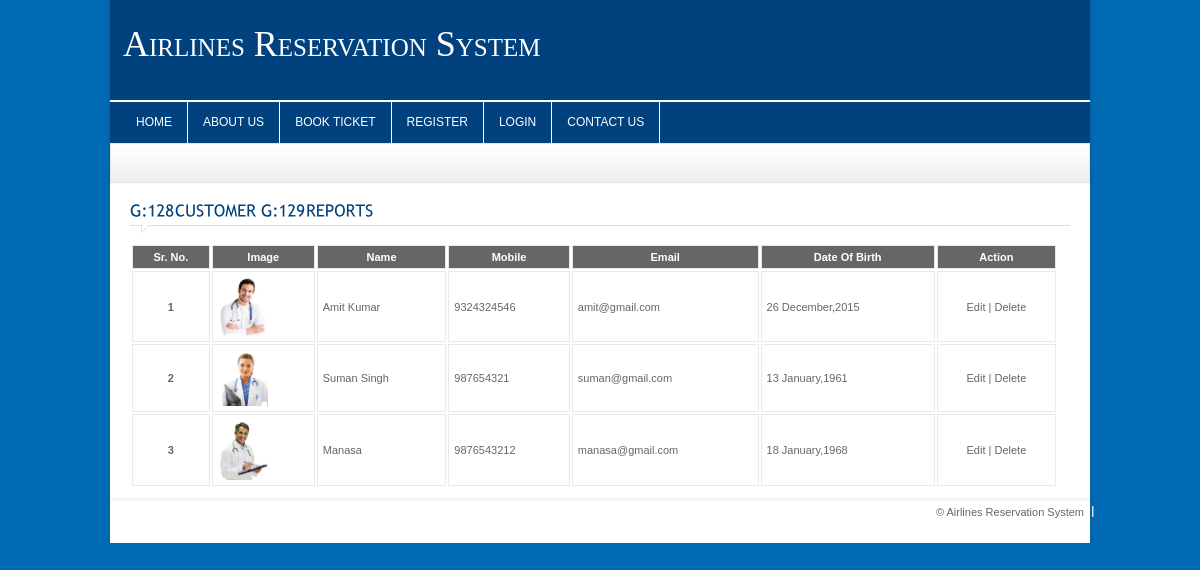
/airlines_reservation_system/user-report.php?type=2, run on the app's committed database.
### tables this page shows
CREATE TABLE `user` (
  `user_id` int(11) NOT NULL,
  `user_level_id` varchar(255) NOT NULL DEFAULT '2',
  `user_username` varchar(255) NOT NULL,
  `user_password` varchar(255) NOT NULL,
  `user_name` varchar(255) NOT NULL,
  `user_add1` varchar(255) NOT NULL,
  `user_add2` varchar(255) NOT NULL,
  `user_city` varchar(255) NOT NULL,
  `user_state` varchar(255) NOT NULL,
  `user_country` varchar(255) NOT NULL,
  `user_email` varchar(255) NOT NULL,
  `user_mobile` varchar(255) NOT NULL,
  `user_gender` varchar(255) NOT NULL,
  `user_dob` varchar(255) NOT NULL,
  `user_image` varchar(255) NOT NULL
);

### airlines_reservation_system/includes/functions.php (called while the page is built, shortened)
<?php
$SERVER_PATH = "http://127.0.0.1/airlines_reservation_system/";
?>

### airlines_reservation_system/user-report.php (the view, shortened to what this page needs)
<?php
	include_once("includes/header.php");
	include_once("includes/db_connect.php");
	$SQL="SELECT * FROM user WHERE user_level_id = '$_REQUEST[type]'";
	$rs=mysqli_query($con,$SQL) or die(mysqli_error($con));
	if($_REQUEST['type'] == 2) $heading = "Customer";
	global $SERVER_PATH;
?>
	<div class="crumb">
    </div>
	<div id="content_sec">
		<div class="col1" style="width:100%">
		<div class="contact">
			<h4 class="heading colr"><?=$heading?> Reports</h4>
			<form name="frm_user" action="lib/user.php" method="post">
				<div class="static">
					<table style="width:100%">
					  <tbody>
					  <tr class="tablehead bold">
						<td scope="col">Sr. No.</td>
						<td scope="col">Image</td>
						<td scope="col">Name</td>
						<td scope="col">Mobile</td>
						<td scope="col">Email</td>
						<td scope="col">Date Of Birth</td>
						<td scope="col">Action</td>
					  </tr>
					<?php
					$sr_no=1;
					while($data = mysqli_fetch_assoc($rs))
					{
					?>
					  <tr>
						<td style="text-align:center; font-weight:bold;"><?=$sr_no++?></td>
						<td><img src="<?=$SERVER_PATH.'uploads/'.$data[user_image]?>" style="heigh:50px; width:50px"></td>
						<td><?=$data[user_name]?></td>
						<td><?=$data[user_mobile]?></td>
						<td><?=$data[user_email]?></td>
						<td><?=$data[user_dob]?></td>
						<td style="text-align:center"><a href="user.php?user_id=<?php echo $data[user_id] ?>">Edit</a> | <a href="Javascript:delete_user(<?=$data[user_id]?>)">Delete</a> </td>
					  </tr>
					<?php } ?>
					</tbody>
					</table>
				</div>
			</form>
		</div>
		</div>
	</div>
<?php include_once("includes/footer.php"); ?>

### airlines_reservation_system/includes/header.php (shortened to what this page needs)
<?php
	include_once("functions.php");
?>
<!DOCTYPE html PUBLIC "-//W3C//DTD XHTML 1.0 Transitional//EN" "http://www.w3.org/TR/xhtml1/DTD/xhtml1-transitional.dtd">
<html xmlns="http://www.w3.org/1999/xhtml">
<head>
<link rel="stylesheet" type="text/css" href="./css/style.css" />
<link rel="stylesheet" type="text/css" href="./css/ddsmoothmenu.css" />
<link rel="stylesheet" type="text/css" href="./css/contentslider.css" />
<link rel="stylesheet" type="text/css" href="./css/jquery.fancybox-1.3.1.css" />
<link rel="stylesheet" type="text/css" href="./css/slider.css" />
<link rel="stylesheet" type="text/css" href="./css/jquery-ui.css">
<link href='fullcalendar/fullcalendar.css' rel='stylesheet' />
<link href='fullcalendar/fullcalendar.print.css' rel='stylesheet' media='print' />
</head>
<body>
<div id="wrapper_sec">
	<div id="masthead">
    	<div class="logo">
        	<a href="./index.php" class="logo-custom">Airlines Reservation System</a>
        </div>
		<?php if($_SESSION['login']) { ?>
        <div class="slogan" style="color:#ffffff; font-weight:bold; font-size:14px;">Welcome <?=$_SESSION['user_details']['user_name']?></div>
		<?php } else { ?>
		<div class="slogan"></div>
		<?php } ?>
            <div class="navigation">
            	<div id="smoothmenu1" class="ddsmoothmenu">
                    <ul>
                    <li><a href="./index.php">Home</a></li>
                    <li><a href="./about.php">About Us</a></li>
                    <li><a href="./search.php">Book Ticket</a></li>
                    <?php if($_SESSION['login'] != 1) {?>
						<li><a href="./user.php?type=2">Register</a></li>
					<?php } if($_SESSION['user_details']['user_level_id'] == 2) {?>
					<?php } if($_SESSION['login'] == 1) {?>
						<li><a href="./user.php?user_id=<?php echo $_SESSION['user_details']['user_id']; ?>">My Account</a></li>
						<li><a href="change-password.php">Change Password</a></li>
						<li><a href="./lib/login.php?act=logout">Logout</a></li>
					<?php } else { ?>
						<li><a href="./login.php">Login</a></li>
						<li><a href="./contact.php">Contact Us</a></li>
					<?php }?>
                    </ul>
                    <br style="clear: left" />
                    </div>
            </div>
    </div>

### airlines_reservation_system/includes/footer.php (shortened to what this page needs)
<div id="footer">
    <ul class="right">
    	<li>© Airlines Reservation System</li>
    </ul>
</div>
</body>
</html>

### airlines_reservation_system/css/style.css (style rules this page uses)
* { padding:0px; margin:0px; }
body { background-color:#006bb3; font-family:Arial, Helvetica, sans-serif; font-size:11px; color:#666666; float:left; width:100%; }
a { text-decoration:none; outline:none; color:#666666; }
.bold { font-weight:bold; }
.colr { color:#01427e !important; }
h4 { font-size:16px; font-weight:normal; }
.right { float:right !important; }
.heading { padding:10px 0px 14px 0px !important; width:100% !important; margin-bottom:10px !important; text-transform:uppercase; background-image:url(../images/heading.gif); background-repeat:no-repeat; background-position:left bottom; }
#wrapper_sec { width:1000px; margin:0px auto 0px auto; background-image:url(../images/wrapper_bg.png); background-repeat:repeat-y; background-position:center; }
#masthead { width:980px; background-color:#01427e; background-repeat:no-repeat; height:153px; margin-bottom:-10px; margin-left:10px; }
.logo { float:left; padding:20px 0px 0px 43px; margin-left:-30px; margin-top:18px; }
.slogan { float:right; padding:27px 43px 0px 0px; color:#b0b0b0; height:73px; }
#content_sec { width:940px; padding:10px 20px; margin-left:10px; background-color:#FFF; float:left; }
.col1 { width:675px; float:left; }
.crumb { width:958px; height:30px; padding:8px 10px 0px 10px; background-image:url(../images/crumb.gif); background-repeat:repeat-x; margin-left:10px; border:#e3e3e3 solid 1px; }
.static { float:left; width:928px; }
.static table { float:left; width:453px; }
.static tr.tablehead { background-color:#666666; color:#FFF; padding:10px; text-align:center; }
.static tr td { padding:5px; border:#e9e9e9 solid 1px; }
#footer { width:988px; margin:0px auto; background-image:url(../images/footer.png); background-position:top center; background-repeat:no-repeat; padding-bottom:20px; }
#footer ul { list-style:none; padding:8px 0px 5px 0px; }
#footer ul li { float:left; background-image:url(../images/footer_sep.gif); background-repeat:no-repeat; background-position:right; padding:0px 10px; }
.logo-custom { font-size: 36px; font-style: normal; font-variant: small-caps; line-height: 12px; margin: 0 0 8px; padding: 0; color:#ffffff; font-family:Georgia; }

### airlines_reservation_system/css/ddsmoothmenu.css (style rules this page uses)
.navigation { margin:0px 0px 0px 0px; border:1px solid #ffffff; }
.ddsmoothmenu { font-size:12px; float:left; margin-left:10px; }
.ddsmoothmenu ul { z-index:100; margin: 0; padding: 0; list-style-type: none; }
.ddsmoothmenu ul li { position: relative; display: inline; float: left; }
.ddsmoothmenu ul li a { display: block; color: white; padding: 14px 15px; border-right: 1px solid #ffffff; color: #2d2b2b; text-decoration: none; text-transform:uppercase; }
.ddsmoothmenu ul li a:link, .ddsmoothmenu ul li a:visited { color: white; }

### airlines_reservation_system/css/slider.css (style rules this page uses)
* { margin: 0; padding: 0; }

### airlines_reservation_system/fullcalendar/fullcalendar.print.css (style rules this page uses)
th, td, hr, thead, tbody, .fc-row { border-color: #ccc !important; background: #fff !important; }

### data on the page
user: user_image (picture), user_name "Amit Kumar", user_mobile "9324324546", user_email "amit@gmail.com", user_dob "26 December,2015"
user: user_image (picture), user_name "Suman Singh", user_mobile "987654321", user_email "suman@gmail.com", user_dob "13 January,1961"
user: user_image (picture), user_name "Manasa", user_mobile "9876543212", user_email "manasa@gmail.com", user_dob "18 January,1968"
